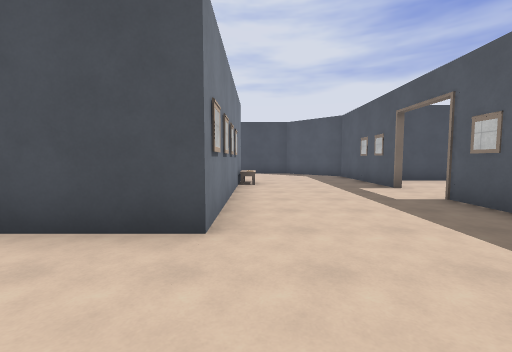
View 1 (above)

15 first-person views from a walk through a level from a Godot 3-D game. The camera is 1.5 m above the floor, tilts 4° down and sees 90° across. The floor is counted in squares, 2 m on a side. Each view is taken from the middle of a square. On the plan, view 1 faces up. The plan holds only what a view shows up to about 9 squares ahead; the rest is blank. The place goes on beyond the plan. Characters and animated objects are not drawn. Door leaves are left out where a doorway can be walked through. Surface patterns are stand-ins for the level's own textures.

View 2
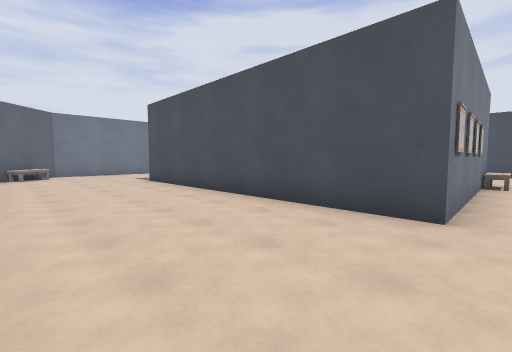

View 3
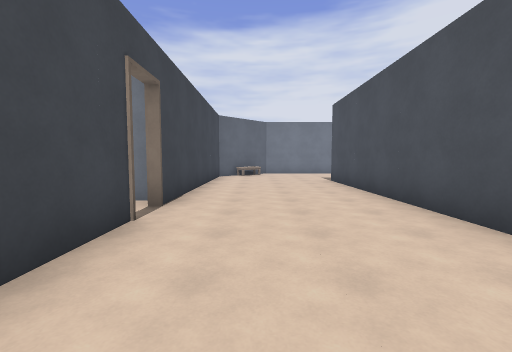

View 4
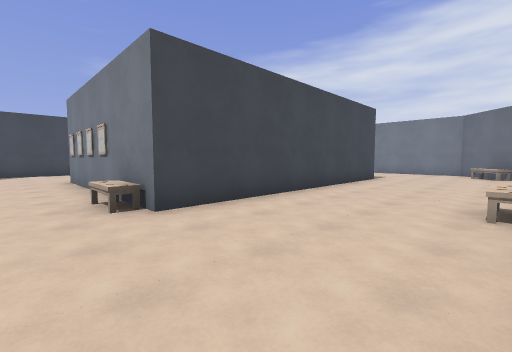

View 5
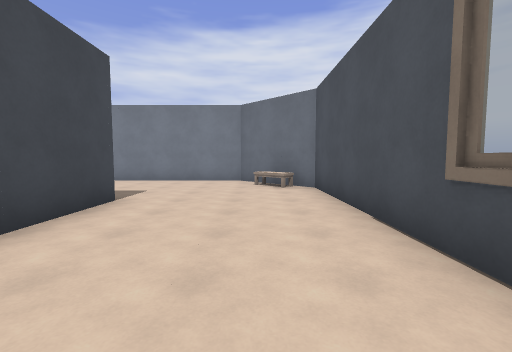

View 6
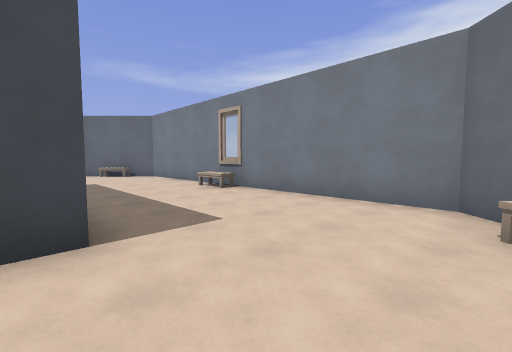

View 7
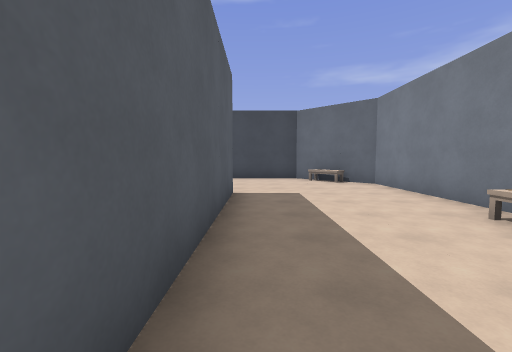

View 8
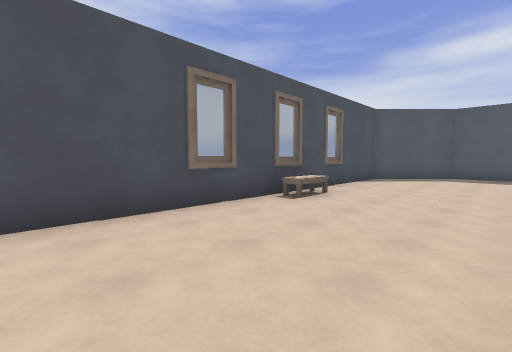

View 9
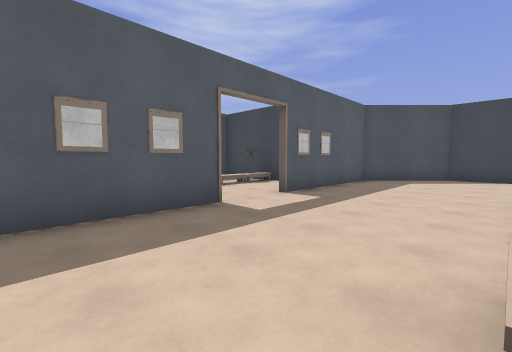

View 10
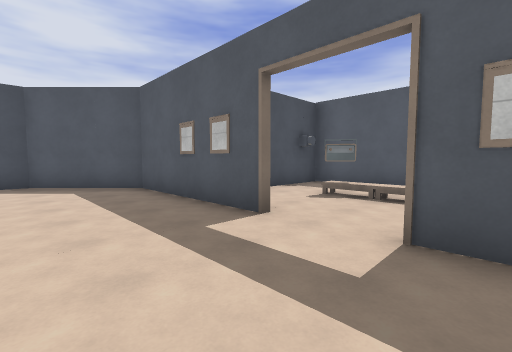

View 11
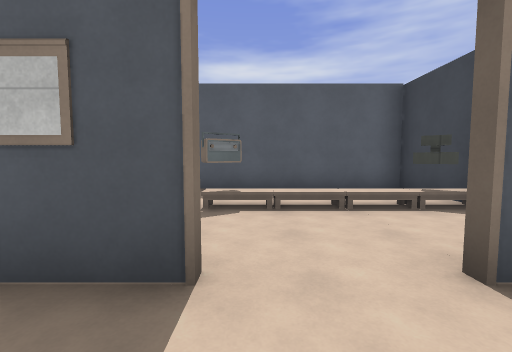

View 12
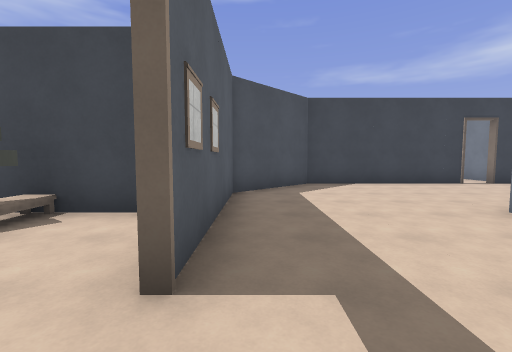

View 13
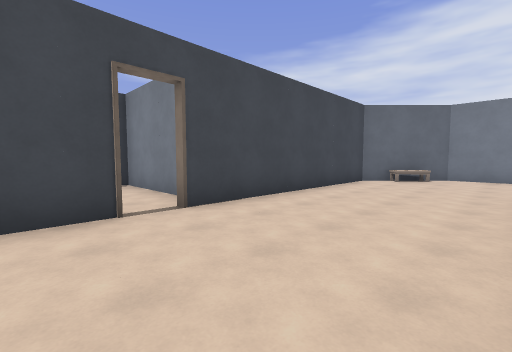

View 14
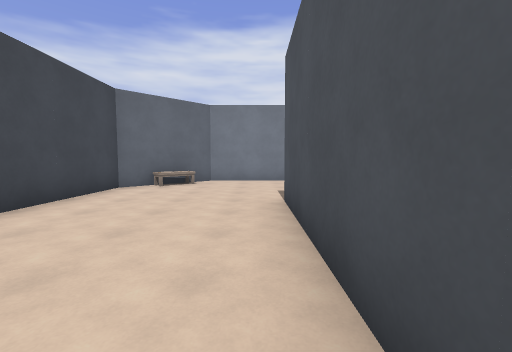

View 15
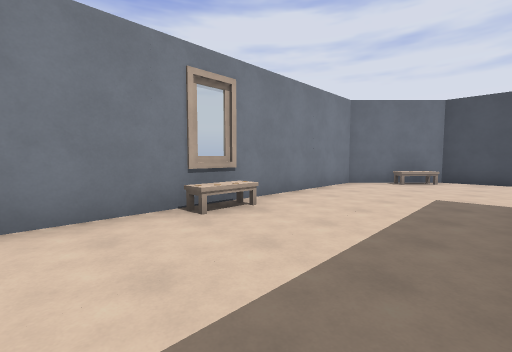

### Floor plan
Points are (right, up) in squares from view 1. A wall is a line through its corners. A room is listed if a view was taken in it or the views show most of it. See-through windows are left out.
Room 1 (views 1, 2, 3, 4, 5, 6, 7, 8, 9, 10, 11, 12, 13, 14, 15)
walls: (-8.6, 8.5) (-0.5, 8.5) (-0.5, 2.5) (-8.5, 2.5) (-8.5, 7.6); (3.5, 6.2) (3.5, 10.5) (1.5, 12.5) (-10.5, 12.5) (-12.5, 10.5) (-12.5, 0.5) (-10.5, -1.5) (-3.9, -1.5); (-3.1, -1.5) (1.5, -1.5) (3.5, 0.5) (3.5, 4.8)
ways out: opening at (4, 5.5) to room 2; open door at (-3.5, -1.5)
objects: table (-12, 5) to (-12, 6); table (-11, 0); table (-11, 11); table (-4, 12) to (-3, 12); table (0, 7) to (0, 8)
Room 2 (no view inside)
walls: (4.6, 2.5) (8.2, 2.5) (8.2, 8.5) (4.9, 8.5)
ways out: opening at (4, 5.5) to room 1
objects: machine (6, 3)

Where each view was taken, in squares from view 1:
view 1: 0 up, 0 right, facing up
view 2: 1 down, 0 right, facing up-left
view 3: 0 up, 0 right, facing left
view 4: 12 up, 1 right, facing down-left
view 5: 11 up, 4 left, facing left
view 6: 11 up, 8 left, facing down-left
view 7: 8 up, 9 left, facing down
view 8: 9 up, 8 left, facing up-right
view 9: 9 up, 0 right, facing down-right
view 10: 4 up, 1 right, facing up-right
view 11: 6 up, 2 right, facing right
view 12: 6 up, 3 right, facing down
view 13: 2 up, 2 left, facing down-left
view 14: 2 up, 4 left, facing left
view 15: 3 up, 9 left, facing up-left
